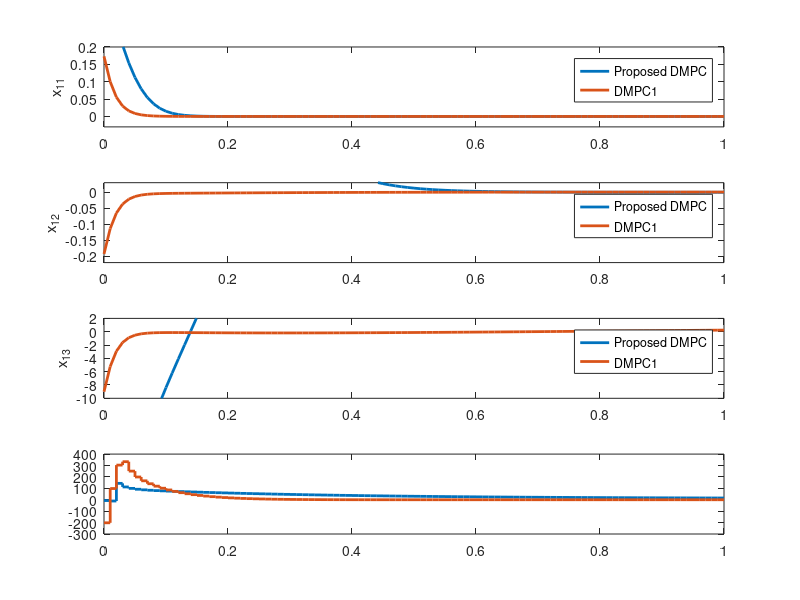

Here is the MATLAB script that generated this plot: (Note: this script raises an error after producing the figure.)
clc
clear all
close all

load cmpc5
xs1=2.74965498723184e-05;
xs2=0.000293813807189524;
xs3=490.485791311134;
xs4=6.41585647871797e-05;
xs5=0.000695133982828163;
xs6=463.932407617157;
xs7=7.41883444015044e-06;
xs8=0.000480500405435715;
xs9=307.008209455795;
cx1=x1array-xs1;
cx2=x2array-xs2;
cx3=x3array-xs3;
cx4=x4array-xs4;
cx5=x5array-xs5;
cx6=x6array-xs6;
cx7=x7array-xs7;
cx8=x8array-xs8;
cx9=x9array-xs9;
cu1=uarray(:,1);
cu2=uarray(:,11);
cu3=uarray(:,21);
ccost1=0;
ccost2=0;
ccost3=0;

load dmpc4
xs1=2.74965498723184e-05;
xs2=0.000293813807189524;
xs3=490.485791311134;
xs4=6.41585647871797e-05;
xs5=0.000695133982828163;
xs6=463.932407617157;
xs7=7.41883444015044e-06;
xs8=0.000480500405435715;
xs9=307.008209455795;
dx1=x1array-xs1;
dx2=x2array-xs2;
dx3=x3array-xs3;
dx4=x4array-xs4;
dx5=x5array-xs5;
dx6=x6array-xs6;
dx7=x7array-xs7;
dx8=x8array-xs8;
dx9=x9array-xs9;
du1=u1array(:,1);
du2=u2array(:,1);
du3=u3array(:,1);
us1 = du1(101);
us2 = du2(101);
us3 = du3(101);
us = [us1,us2,us3];
%     x1 = x1array(i);
%     x2 = x2array(i);
%     x3 = x3array(i);
%     x4 = x4array(i);
%     x5 = x5array(i);
%     x6 = x6array(i);
%     x7 = x7array(i);
%     x8 = x8array(i);
%     x9 = x9array(i);
%                                             
%     x = [x1,x2,x3,x4,x5,x6,x7,x8,x9]; 
%     xar = 3.5*x(7)/(3.5*x(7)+1*x(8)+0.5*(1-x(7)-x(8))); 
%     xbr = 1*x(8)/(3.5*x(7)+1*x(8)+0.5*(1-x(7)-x(8)));
%     partialV1=[2*1*(x(1)-xs(1)) 2*1*(x(2)-xs(2)) 2*0.0001*(x(3)-xs(3))];
%     Lf1 = partialV1*[(Ff1*xA0+FR*(alA*xar)-F1*x1)/V1-kA*exp(-EAR/x3)*x1;(FR*(xbr)-F1*x2)/V1+kA*exp(-EAR/x3)*x1-kB*exp(-EBR/x3)*x2;(Ff1*T0+FR*x9-F1*x3)/V1-(kA*exp(-EAR/x3)*x1*dHA+kB*exp(-EBR/x3)*x2*dHB)/Cp;];
%     Lg1 = partialV1*[0;0;1/(Cp*V1);];
%     partialV2=[2*1*(x(4)-xs(4)) 2*1*(x(5)-xs(5)) 2*0.0001*(x(6)-xs(6))];
%     Lf2 = partialV2*[(Ff2*xA0+F1*x1-F2*x4)/V2-kA*exp(-EAR/x6)*x4;(F1*x2-F2*x5)/V2+kA*exp(-EAR/x6)*x4-kB*exp(-EBR/x6)*x5;(Ff2*T0+F1*x3-F2*x6)/V2-(kA*exp(-EAR/x6)*x4*dHA+kB*exp(-EBR/x6)*x5*dHB)/Cp];
%     Lg2 = partialV2*[0;0;1/(Cp*V2);];
%     partialV3=[2*1*(x(7)-xs(7)) 2*1*(x(8)-xs(8)) 2*0.0001*(x(9)-xs(9))];
%     Lf3 = partialV3*[(F2*x4-(FD+FR)*(xar)-F3*x7)/V3;(F2*x5-(FD+FR)*(xbr)-F3*x8)/V3;(F2*x6-(FD+FR)*x9-F3*x9)/V3];
%     Lg3 = partialV3*[0;0;1/(Cp*V3);];    
%     su1(i) = ustd(Lf1,Lg1) + us(1);
%     su2(i) = ustd(Lf2,Lg2) + us(2);
%     su3(i) = ustd(Lf3,Lg3) + us(3);
dcost1=0;
dcost2=0;
dcost3=0;

i=1;

while i < 101
    ccost1=ccost1+1.15*cx1(i)*cx1(i)+1.15*cx2(i)*cx2(i)+0.0015*cx3(i)*cx3(i)+0.0000002*cu1(i)*cu1(i);
    ccost2=ccost2+1.2*cx4(i)*cx4(i)+1.2*cx5(i)*cx5(i)+0.018*cx6(i)*cx6(i)+0.0000007*cu2(i)*cu2(i);
    ccost3=ccost3+1.5*cx7(i)*cx7(i)+1.5*cx8(i)*cx8(i)+0.002*cx9(i)*cx9(i)+0.000003*cu3(i)*cu3(i);
    
    dcost1=dcost1+1.15*dx1(i)*dx1(i)+1.15*dx2(i)*dx2(i)+0.0015*dx3(i)*dx3(i)+0.0000002*du1(i)*du1(i);
    dcost2=dcost2+1.2*dx4(i)*dx4(i)+1.2*dx5(i)*dx5(i)+0.018*dx6(i)*dx6(i)+0.0000007*du2(i)*du2(i);
    dcost3=dcost3+1.5*dx7(i)*dx7(i)+1.5*dx8(i)*dx8(i)+0.002*dx9(i)*dx9(i)+0.000003*du3(i)*du3(i);
    
    i=i+1;
end



figure
subplot(4,1,1),plot(t,dx1,'linewidth',2)
hold on;
plot(t,cx1,'linewidth',2)
ylabel('x_{11}');
legend('Proposed DMPC','DMPC1');
axis([0 tfinal -0.03 0.2])
subplot(4,1,2),plot(t,dx2,'linewidth',2)
hold on;
plot(t,cx2,'linewidth',2)
ylabel('x_{12}');
legend('Proposed DMPC','DMPC1');
 axis([0 tfinal -0.22 0.03])
subplot(4,1,3),plot(t,dx3,'linewidth',2)
hold on;
plot(t,cx3,'linewidth',2)
ylabel('x_{13}');
legend('Proposed DMPC','DMPC1');
axis([0 tfinal -10 2])
subplot(4,1,4),stairs(t,du1,'linewidth',2);
hold on;
stairs(t,cu1,'linewidth',2);
hold on;
stairs(t,su1,'linewidth',2);
legend('Proposed DMPC','DMPC1','Aux');
% axis([0 tfinal -250 400])
ylabel('u_1');
xlabel ('Time(h)')

figure
subplot(4,1,1),plot(t,dx4,'linewidth',2)
hold on;
plot(t,cx4,'linewidth',2)
ylabel('x_{21}');
legend('Proposed DMPC','DMPC1');
axis([0 tfinal -0.03 0.2])
subplot(4,1,2),plot(t,dx5,'linewidth',2)
hold on;
plot(t,cx5,'linewidth',2)
ylabel('x_{22}');
legend('Proposed DMPC','DMPC1');
axis([0 tfinal -0.2 0.03])
subplot(4,1,3),plot(t,dx6,'linewidth',2)
hold on;
plot(t,cx6,'linewidth',2)
ylabel('x_{23}');
legend('Proposed DMPC','DMPC1');
axis([0 tfinal -10 5])
subplot(4,1,4),stairs(t,du2,'linewidth',2);
hold on;
stairs(t,cu2,'linewidth',2);
hold on;
stairs(t,su2,'linewidth',2);
legend('Proposed DMPC','DMPC1','Aux');
% axis([0 tfinal -15 600])
ylabel('u_2');
xlabel ('Time(h)')

figure
subplot(4,1,1),plot(t,dx7,'linewidth',2)
hold on;
plot(t,cx7,'linewidth',2)
ylabel('x_{31}');
legend('Proposed DMPC','DMPC1');
axis([0 tfinal -0.03 0.25])
subplot(4,1,2),plot(t,dx8,'linewidth',2)
hold on;
plot(t,cx8,'linewidth',2)
ylabel('x_{32}');
legend('Proposed DMPC','DMPC1');
axis([0 tfinal -0.38 0.05])
subplot(4,1,3),plot(t,dx9,'linewidth',2)
hold on;
plot(t,cx9,'linewidth',2)
ylabel('x_{33}');
legend('Proposed DMPC','DMPC1');
axis([0 tfinal -20 5])
subplot(4,1,4),stairs(t,du3,'linewidth',2);
hold on;
stairs(t,cu3,'linewidth',2);
hold on;
stairs(t,su3,'linewidth',2);
legend('Proposed DMPC','DMPC1','Aux');
% axis([0 tfinal -50 600])
ylabel('u_3');
xlabel ('Time(h)')



com1=(dcost1-ccost1)/ccost1
com2=(dcost2-ccost2)/ccost2
com3=(dcost3-ccost3)/ccost3
 save mpc4







